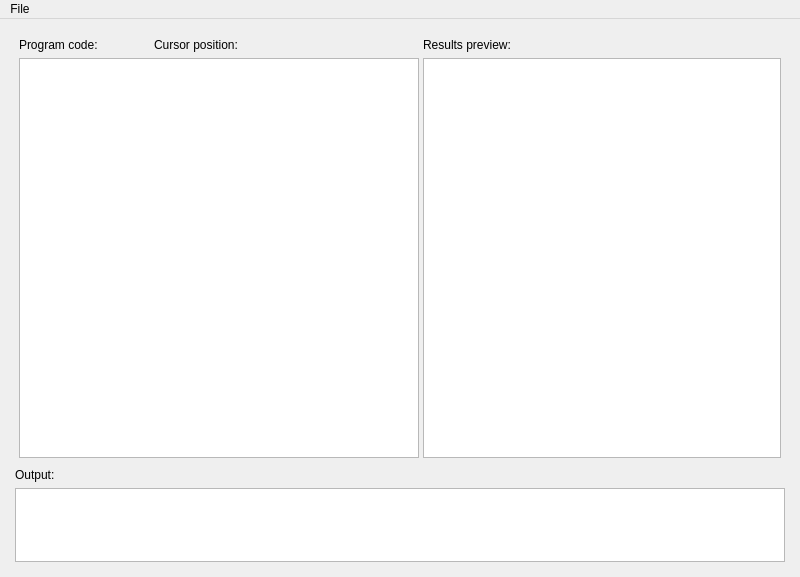
<?xml version="1.0" encoding="UTF-8"?>
<ui version="4.0">
 <class>MainWindow</class>
 <widget class="QMainWindow" name="MainWindow">
  <property name="geometry">
   <rect>
    <x>0</x>
    <y>0</y>
    <width>800</width>
    <height>577</height>
   </rect>
  </property>
  <property name="sizePolicy">
   <sizepolicy hsizetype="Expanding" vsizetype="Expanding">
    <horstretch>0</horstretch>
    <verstretch>0</verstretch>
   </sizepolicy>
  </property>
  <property name="windowTitle">
   <string>MainWindow</string>
  </property>
  <widget class="QWidget" name="centralWidget">
   <property name="sizePolicy">
    <sizepolicy hsizetype="Expanding" vsizetype="Expanding">
     <horstretch>0</horstretch>
     <verstretch>0</verstretch>
    </sizepolicy>
   </property>
   <layout class="QHBoxLayout" name="horizontalLayout_3">
    <item>
     <layout class="QVBoxLayout" name="verticalLayout">
      <property name="sizeConstraint">
       <enum>QLayout::SetNoConstraint</enum>
      </property>
      <property name="leftMargin">
       <number>4</number>
      </property>
      <property name="topMargin">
       <number>4</number>
      </property>
      <property name="rightMargin">
       <number>4</number>
      </property>
      <property name="bottomMargin">
       <number>4</number>
      </property>
      <item>
       <layout class="QHBoxLayout" name="horizontalLayout">
        <property name="spacing">
         <number>4</number>
        </property>
        <property name="leftMargin">
         <number>4</number>
        </property>
        <property name="topMargin">
         <number>4</number>
        </property>
        <property name="rightMargin">
         <number>4</number>
        </property>
        <property name="bottomMargin">
         <number>4</number>
        </property>
        <item>
         <layout class="QVBoxLayout" name="verticalLayout_2">
          <item>
           <layout class="QHBoxLayout" name="horizontalLayout_2">
            <item>
             <widget class="QLabel" name="label_2">
              <property name="text">
               <string>Program code:</string>
              </property>
             </widget>
            </item>
            <item>
             <widget class="QLabel" name="label_5">
              <property name="text">
               <string>Cursor position:</string>
              </property>
             </widget>
            </item>
            <item>
             <widget class="QLabel" name="cursorPosLabel">
              <property name="text">
               <string/>
              </property>
             </widget>
            </item>
           </layout>
          </item>
          <item>
           <widget class="QPlainTextEdit" name="sourceEditor">
            <property name="sizePolicy">
             <sizepolicy hsizetype="Preferred" vsizetype="Expanding">
              <horstretch>0</horstretch>
              <verstretch>0</verstretch>
             </sizepolicy>
            </property>
            <property name="minimumSize">
             <size>
              <width>400</width>
              <height>400</height>
             </size>
            </property>
            <property name="lineWrapMode">
             <enum>QPlainTextEdit::NoWrap</enum>
            </property>
           </widget>
          </item>
         </layout>
        </item>
        <item>
         <layout class="QVBoxLayout" name="verticalLayout_3">
          <item>
           <widget class="QLabel" name="label_3">
            <property name="text">
             <string>Results preview:</string>
            </property>
           </widget>
          </item>
          <item>
           <widget class="QPlainTextEdit" name="resultViewer">
            <property name="lineWrapMode">
             <enum>QPlainTextEdit::NoWrap</enum>
            </property>
            <property name="readOnly">
             <bool>true</bool>
            </property>
           </widget>
          </item>
         </layout>
        </item>
       </layout>
      </item>
      <item>
       <widget class="QLabel" name="label">
        <property name="text">
         <string>Output:</string>
        </property>
       </widget>
      </item>
      <item>
       <widget class="QPlainTextEdit" name="outputViewer">
        <property name="sizePolicy">
         <sizepolicy hsizetype="Expanding" vsizetype="Minimum">
          <horstretch>0</horstretch>
          <verstretch>0</verstretch>
         </sizepolicy>
        </property>
        <property name="minimumSize">
         <size>
          <width>0</width>
          <height>50</height>
         </size>
        </property>
        <property name="readOnly">
         <bool>true</bool>
        </property>
       </widget>
      </item>
     </layout>
    </item>
   </layout>
  </widget>
  <widget class="QMenuBar" name="menuBar">
   <property name="geometry">
    <rect>
     <x>0</x>
     <y>0</y>
     <width>800</width>
     <height>27</height>
    </rect>
   </property>
   <widget class="QMenu" name="menuFile">
    <property name="title">
     <string>File</string>
    </property>
    <addaction name="actionOpen"/>
    <addaction name="actionSave"/>
    <addaction name="actionSaveAs"/>
   </widget>
   <addaction name="menuFile"/>
  </widget>
  <action name="actionOpen">
   <property name="text">
    <string>Open</string>
   </property>
   <property name="shortcut">
    <string>Ctrl+O</string>
   </property>
  </action>
  <action name="actionSaveAs">
   <property name="text">
    <string>Save as ...</string>
   </property>
  </action>
  <action name="actionSave">
   <property name="text">
    <string>Save</string>
   </property>
   <property name="shortcut">
    <string>Ctrl+S</string>
   </property>
  </action>
 </widget>
 <layoutdefault spacing="6" margin="11"/>
 <resources/>
 <connections/>
</ui>
